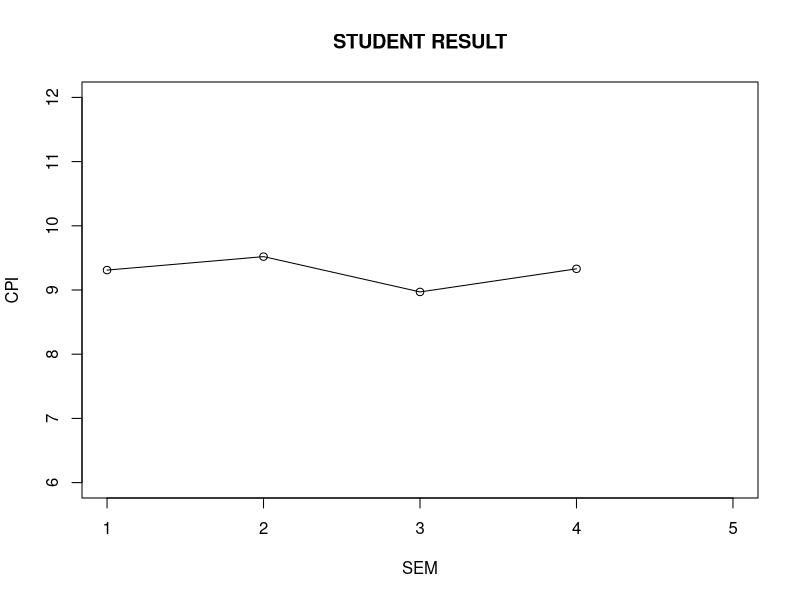

This figure's R source:
#plot(v,type,col,xlab,ylab) 

# Create the data for the chart. 
v <- c(9.31,9.52,8.97,9.33)  
# Give the chart file a name. 
png(file = "C:/Users/student/Documents/15CP049/line_chart.jpg")  
# Plot the bar chart.  
plot(v,type="o",xlab="SEM",ylab="CPI",xlim = c(1,5), ylim = c(6,12),main="STUDENT RESULT")  
# Save the file. 
dev.off() 
